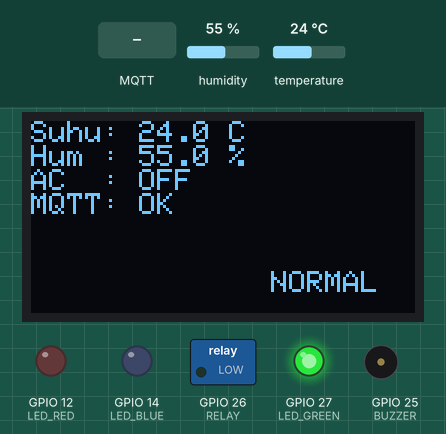
This program was run on a simulated ESP32. On the bench: 128×64 one-colour display, switched loads named in the program (green lamp = pin HIGH), output pins drawn as LEDs (lit = HIGH), buzzer (waves = sounding). The inputs (shaded band) are chosen by the test bench; at power-on: temperature 24 °C, humidity 55 %. WiFi joins after 1.5 s; servers stay silent unless stated; random numbers use the default seed unless the program sets one; no MQTT or app messages arrive unless stated; web services answer with replies made up by the test bench; what the program prints to the serial monitor is not drawn.

Above: at 4.8 s.
4.9 s: temperature set to 27.5 °C
At 8.9 s:
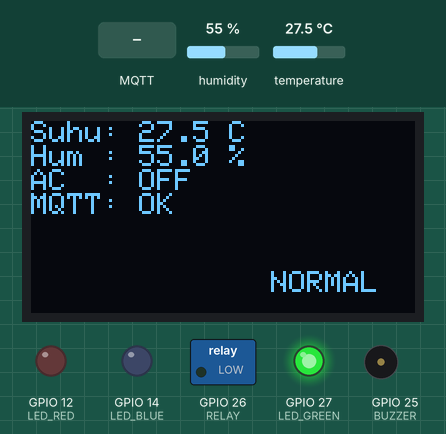
9.2 s: temperature set to 28.5 °C
At 12.0 s:
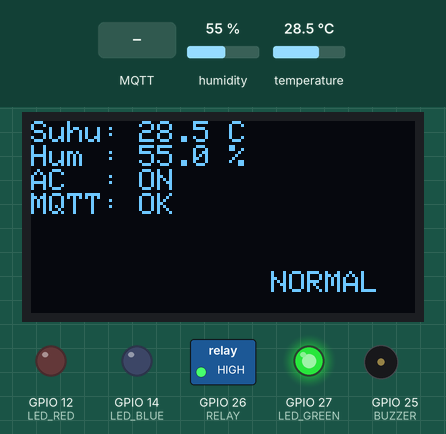
13.2 s: temperature set to 29.6 °C
At 16.3 s:
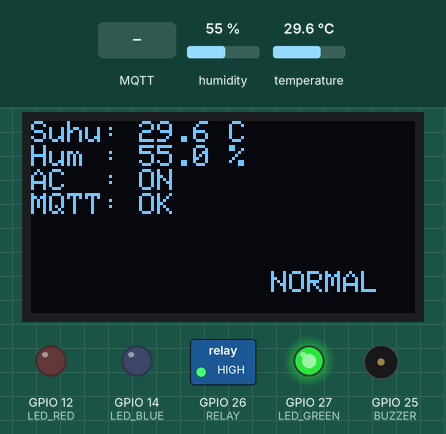
17.2 s: temperature set to 30.9 °C
At 20.7 s:
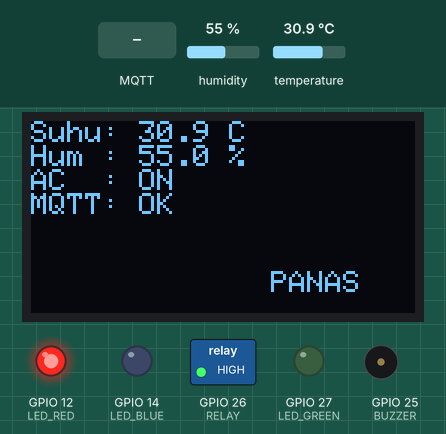
23.2 s: temperature set to 12 °C
At 24.8 s:
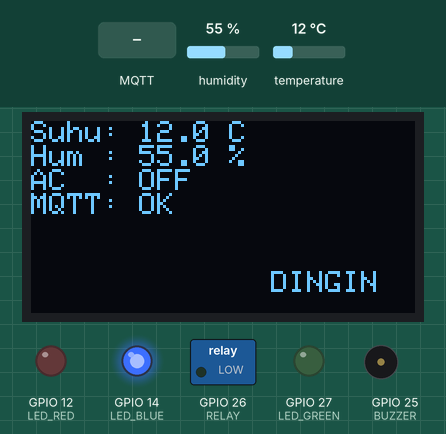
25.2 s: MQTT message "1" arrives on the first subscribed topic
At 26.1 s:
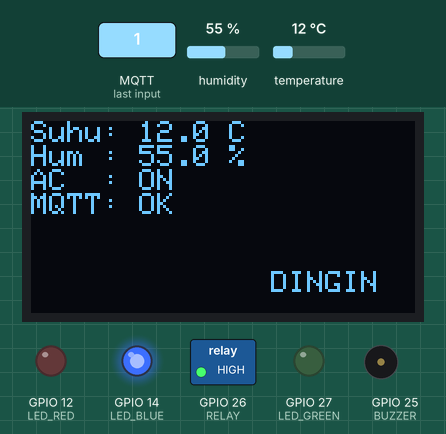
Timing chart, 0 to 28.2 s (numbered marks = the images above; inputs shaded):
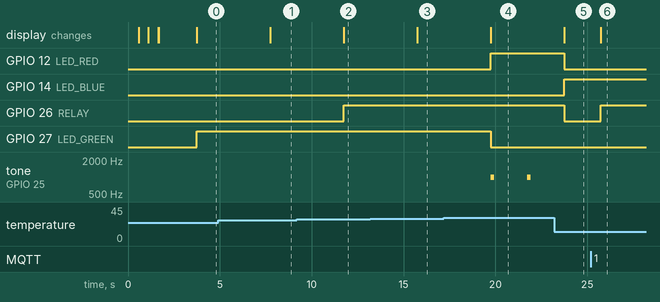

Measured:
- the behaviour switches between 28 and 28.1 °C on temperature (found by bisection; images 1 and 2)
- the behaviour switches between 30 and 30.1 °C on temperature (found by bisection; images 3 and 4)
- after the input at 4.9 s, the display: changes after 2.8 s (image 1)
- after the input at 9.2 s, GPIO 26 (RELAY): LOW → HIGH after 2.5 s; the display: changes after 2.5 s (image 2)
- after the input at 13.2 s, the display: changes after 2.5 s (image 3)
- after the input at 17.2 s, GPIO 12 (LED_RED): LOW → HIGH after 2.5 s; GPIO 27 (LED_GREEN): HIGH → LOW after 2.5 s; tone on GPIO 25 (BUZZER): alternates 1000 Hz for 0.20 s and silent for 1.8 s, starting after 2.5 s; the display: changes after 2.5 s (image 4)
- after the input at 23.2 s, GPIO 12 (LED_RED), GPIO 26 (RELAY): HIGH → LOW after 0.54 s; GPIO 14 (LED_BLUE): LOW → HIGH after 0.54 s; the display: changes after 0.54 s (image 5)
- after the input at 25.2 s, GPIO 26 (RELAY): LOW → HIGH after 0.54 s; the display: changes after 0.54 s (image 6)

The program:

main.cpp
```cpp
#include <Arduino.h>
#include <WiFi.h>
#include <WiFiClientSecure.h>
#include <HTTPClient.h>
#include <PubSubClient.h>
#include <DHT.h>
#include <Wire.h>
#include <Adafruit_GFX.h>
#include <Adafruit_SSD1306.h>

// ===================== ISI BAGIAN INI =====================
// WiFi (Wokwi pakai Wokwi-GUEST tanpa password)
const char* WIFI_SSID = "Wokwi-GUEST";
const char* WIFI_PASS = "";

// MQTT EMQX (pakai user untuk ESP32, bukan user website)
const char* MQTT_HOST = "q5403f55.ala.asia-southeast1.emqxsl.com";
const int   MQTT_PORT = 8883;               // MQTT over TLS/SSL
const char* MQTT_USER = "Paus";
const char* MQTT_PASS = "12345678";
const char* TOPIC_DATA = "tempmon/data";    // dibaca oleh website
const char* TOPIC_CTRL = "tempmon/control"; // kirim "1" / "0" untuk AC manual

// Telegram (token dari BotFather, Chat ID dari @userinfobot)
const char* TG_TOKEN   = "9155116295:AAGs914q0dXI94fw9hzT2exPbmoY1x3v2EU";
const char* TG_CHAT_ID = "6948542551";
// ==========================================================

// Batas suhu (samakan dengan website)
const float TEMP_DINGIN = 20.0;
const float TEMP_PANAS  = 30.0;
const float TEMP_AC_ON  = 28.0;

const unsigned long READ_INTERVAL   = 2000;    // baca sensor tiap 2 detik
const unsigned long TG_MIN_GAP      = 30000;   // jeda minimal antar pesan Telegram
const unsigned long TG_REMINDER     = 300000;  // ingatkan tiap 5 menit selama PANAS

// DHT22
#define DHTPIN 4
#define DHTTYPE DHT22
DHT dht(DHTPIN, DHTTYPE);

// OLED
#define SCREEN_WIDTH 128
#define SCREEN_HEIGHT 64
Adafruit_SSD1306 display(SCREEN_WIDTH, SCREEN_HEIGHT, &Wire, -1);

// Pin
#define LED_RED   12
#define LED_BLUE  14
#define LED_GREEN 27
#define BUZZER    25
#define RELAY     26

WiFiClientSecure mqttNet;
PubSubClient client(mqttNet);

bool manualAC = false;

// Status notifikasi Telegram
String notifiedStatus = "";
unsigned long lastTelegram = 0;
bool telegramSentOnce = false;

// ---------- MQTT ----------
void callback(char* topic, byte* payload, unsigned int length) {
  String message = "";
  for (unsigned int i = 0; i < length; i++) message += (char)payload[i];

  if (String(topic) == TOPIC_CTRL) {
    manualAC = (message == "1");
    Serial.println("AC Manual: " + String(manualAC ? "ON" : "OFF"));
  }
}

// Tidak memblokir program: coba sambung ulang paling cepat tiap 5 detik
void mqttConnect() {
  static unsigned long lastTry = 0;
  if (client.connected() || WiFi.status() != WL_CONNECTED) return;
  if (lastTry != 0 && millis() - lastTry < 5000) return;
  lastTry = millis();

  String clientId = "esp32-tempmon-" + String(random(0xffff), HEX);
  if (client.connect(clientId.c_str(), MQTT_USER, MQTT_PASS)) {
    client.subscribe(TOPIC_CTRL);
    Serial.println("MQTT terhubung");
  } else {
    Serial.printf("MQTT gagal, rc=%d\n", client.state());
  }
}

// ---------- Telegram ----------
bool sendTelegram(const char* text) {
  if (WiFi.status() != WL_CONNECTED) return false;

  WiFiClientSecure tg;
  tg.setInsecure();
  HTTPClient http;
  http.setTimeout(5000);

  String url = String("https://api.telegram.org/bot") + TG_TOKEN + "/sendMessage";
  if (!http.begin(tg, url)) return false;
  http.addHeader("Content-Type", "application/json");

  char body[400];
  snprintf(body, sizeof(body), "{\"chat_id\":\"%s\",\"text\":\"%s\"}", TG_CHAT_ID, text);
  int code = http.POST(body);
  http.end();

  Serial.printf("Telegram HTTP %d\n", code);
  return code == 200;
}

void handleTelegram(const String& status, float t, bool acState) {
  bool gapOk = !telegramSentOnce || (millis() - lastTelegram >= TG_MIN_GAP);
  bool statusChanged = (status != notifiedStatus);
  bool reminder = (status == "PANAS" && telegramSentOnce &&
                   millis() - lastTelegram >= TG_REMINDER);

  if (!((statusChanged && gapOk) || reminder)) return;

  char msg[200];
  if (notifiedStatus == "") {
    snprintf(msg, sizeof(msg), "Sistem aktif.\\nSuhu %.1f °C, status %s.", t, status.c_str());
  } else if (status == "PANAS") {
    snprintf(msg, sizeof(msg), "⚠️ Suhu PANAS: %.1f °C\\nRelay pendingin: %s", t, acState ? "ON" : "OFF");
  } else if (status == "DINGIN") {
    snprintf(msg, sizeof(msg), "❄️ Suhu DINGIN: %.1f °C", t);
  } else {
    snprintf(msg, sizeof(msg), "✅ Suhu kembali NORMAL: %.1f °C", t);
  }

  if (sendTelegram(msg)) {
    notifiedStatus = status;
    lastTelegram = millis();
    telegramSentOnce = true;
  } else {
    // gagal kirim: tunggu jeda dulu sebelum mencoba lagi
    lastTelegram = millis();
    telegramSentOnce = true;
  }
}

// ---------- Setup ----------
void setup() {
  Serial.begin(115200);
  dht.begin();

  pinMode(LED_RED, OUTPUT);
  pinMode(LED_BLUE, OUTPUT);
  pinMode(LED_GREEN, OUTPUT);
  pinMode(BUZZER, OUTPUT);
  pinMode(RELAY, OUTPUT);
  digitalWrite(RELAY, LOW);

  if (!display.begin(SSD1306_SWITCHCAPVCC, 0x3C)) {
    Serial.println(F("OLED gagal!"));
    for (;;) {
    }
  }

  display.clearDisplay();
  display.setTextSize(1);
  display.setTextColor(WHITE);
  display.setCursor(0, 0);
  display.println(F("Temp Monitor"));
  display.display();

  WiFi.begin(WIFI_SSID, WIFI_PASS);
  int attempts = 0;
  while (WiFi.status() != WL_CONNECTED && attempts < 40) {
    delay(500);
    display.print(".");
    display.display();
    attempts++;
  }

  display.clearDisplay();
  display.setCursor(0, 0);
  if (WiFi.status() == WL_CONNECTED) {
    display.println(F("WiFi OK!"));
    display.print(F("IP: "));
    display.println(WiFi.localIP());
    Serial.println(WiFi.localIP());
  } else {
    display.println(F("WiFi Gagal!"));
  }
  display.display();
  delay(2000);

  // setInsecure: koneksi tetap terenkripsi, tetapi sertifikat server tidak diverifikasi
  mqttNet.setInsecure();
  client.setServer(MQTT_HOST, MQTT_PORT);
  client.setCallback(callback);
}

// ---------- Loop ----------
void loop() {
  mqttConnect();
  client.loop();

  static unsigned long lastRead = 0;
  if (millis() - lastRead < READ_INTERVAL) return;
  lastRead = millis();

  float h = dht.readHumidity();
  float t = dht.readTemperature();

  if (isnan(t) || isnan(h)) {
    Serial.println("Gagal baca DHT22!");
    return;
  }

  String status = (t > TEMP_PANAS) ? "PANAS" : (t < TEMP_DINGIN) ? "DINGIN" : "NORMAL";
  bool acState = (t > TEMP_AC_ON) || manualAC;

  // OLED
  display.clearDisplay();
  display.setCursor(0, 0);
  display.printf("Suhu: %.1f C\n", t);
  display.printf("Hum : %.1f %%\n", h);
  display.printf("AC  : %s\n", acState ? "ON " : "OFF");
  display.printf("MQTT: %s\n", client.connected() ? "OK" : "putus");
  display.setCursor(80, 50);
  display.print(status);
  display.display();

  // LED
  digitalWrite(LED_RED,   status == "PANAS"  ? HIGH : LOW);
  digitalWrite(LED_BLUE,  status == "DINGIN" ? HIGH : LOW);
  digitalWrite(LED_GREEN, status == "NORMAL" ? HIGH : LOW);

  // Buzzer (tidak memblokir)
  if (status == "PANAS") tone(BUZZER, 1000, 200);

  // Relay
  digitalWrite(RELAY, acState ? HIGH : LOW);

  // Kirim data ke website lewat MQTT (retain agar website langsung dapat data terakhir)
  char payload[128];
  snprintf(payload, sizeof(payload),
           "{\"temp\":%.1f,\"hum\":%.1f,\"status\":\"%s\",\"relay\":%s}",
           t, h, status.c_str(), acState ? "true" : "false");
  if (client.connected()) client.publish(TOPIC_DATA, payload, true);

  // Notifikasi Telegram
  handleTelegram(status, t, acState);

  Serial.printf("Suhu: %.1f°C | Hum: %.1f%% | %s | AC: %s\n",
                t, h, status.c_str(), acState ? "ON" : "OFF");
}
```
